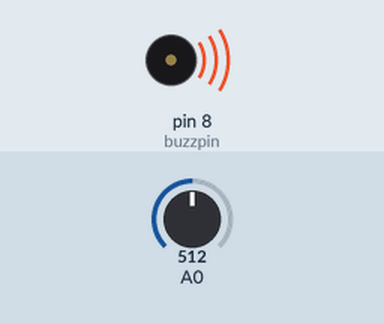
Simulated run of this sketch. Board: Arduino Uno, built with avr-gcc and run on an emulated ATmega328P. Shown: buzzer (waves = sounding, pin HIGH). The test bench sets the inputs (shaded band); at power-on: A0 = 512.

Above: at 10.8 s.
10.9 s: A0 set to 122
At 15.7 s:
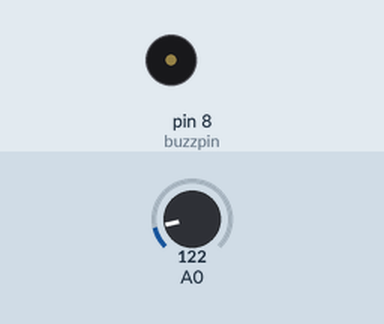
20.9 s: A0 set to 0
Timing chart, 0 to 36.9 s (numbered marks = the images above; inputs shaded):
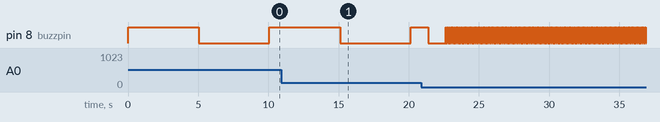

Measured:
- by itself, pin 8 (buzzpin): repeats every 0.12 s: HIGH 0.06 s, LOW 0.06 s

The sketch:

BUZZPIN_PASSIVE_CONTROL_SOUND.ino
```cpp
int buzzpin=8;
int potpin=9;
int buzzval;
float tunetime;
void setup() {
  // put your setup code here, to run once:
pinMode(buzzpin,OUTPUT);
Serial.begin(9600);
}

void loop() {
  // put your main code here, to run repeatedly:
buzzval=analogRead(buzzpin);
tunetime=(9940./1023.)*buzzval+60;
digitalWrite(buzzpin,HIGH);
delay(tunetime);
digitalWrite(buzzpin,LOW);
delay(tunetime);
}
```
